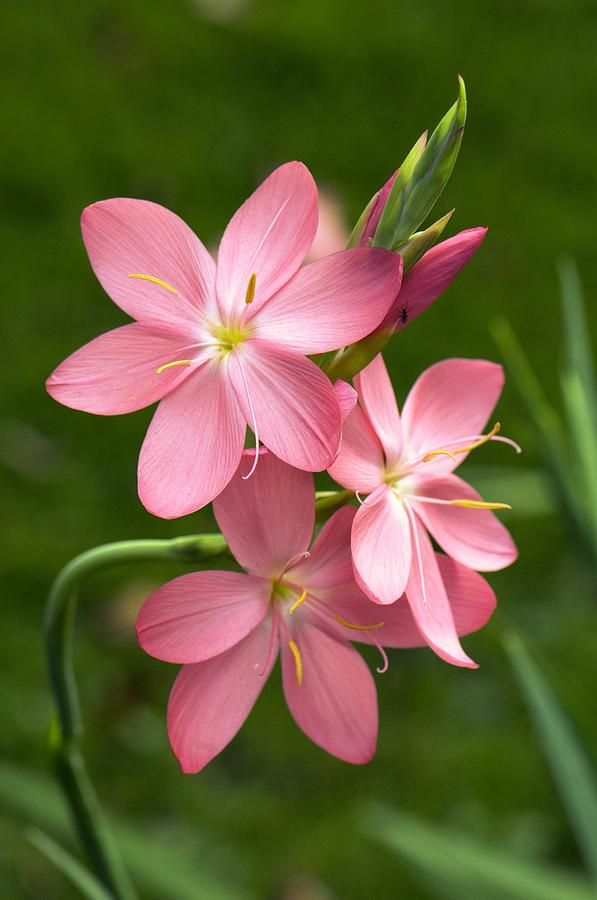
#> input picture PYQs/2023B1/flower.jpg, 597 x 900 px
$ python 03_histogram_stretching.py
#> lines starting #> are read from the running program, lines starting #| are printed output that depends on the picture
import cv2
import numpy as np
import matplotlib.pyplot as plt

img = cv2.imread("flower.jpg",0)
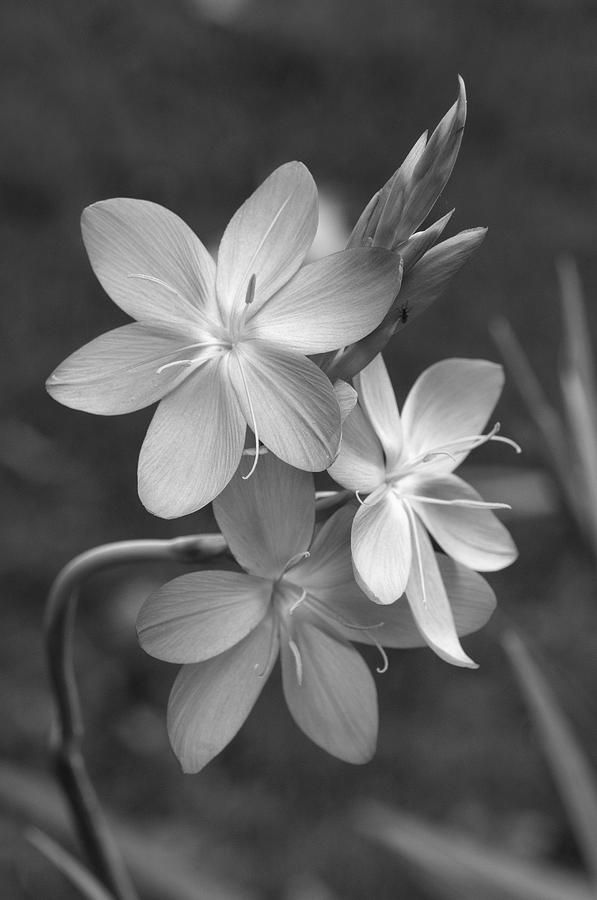
#> img: shape (900, 597); min 0, max 254, mean 93.3

def  histogram_stretching(img):
    #find maximum and minimum pixel
    min_pixel = np.min(img)
#> min_pixel = 0
    max_pixel = np.max(img)
#> max_pixel = 254

    ##stretch the pixel values to the full range (0-255)
    stretched_image = (img - min_pixel)*(255 / (max_pixel - min_pixel))

    #convert into uint8
    stretched_image = np.uint8(stretched_image)

    return stretched_image


if img is None:
    print("Error! image not found, check the file path")
else:
    enhanced_img = histogram_stretching(img)

    # Plotting
    plt.figure(figsize=(10, 10))

    plt.subplot(1,2,1)
    plt.title("Original image")
    plt.imshow(cv2.cvtColor(img, cv2.COLOR_BGR2RGB))

    plt.subplot(1,2,2)
    plt.title("Enhanced image")
    plt.imshow(cv2.cvtColor(enhanced_img, cv2.COLOR_BGR2RGB))

    plt.show()
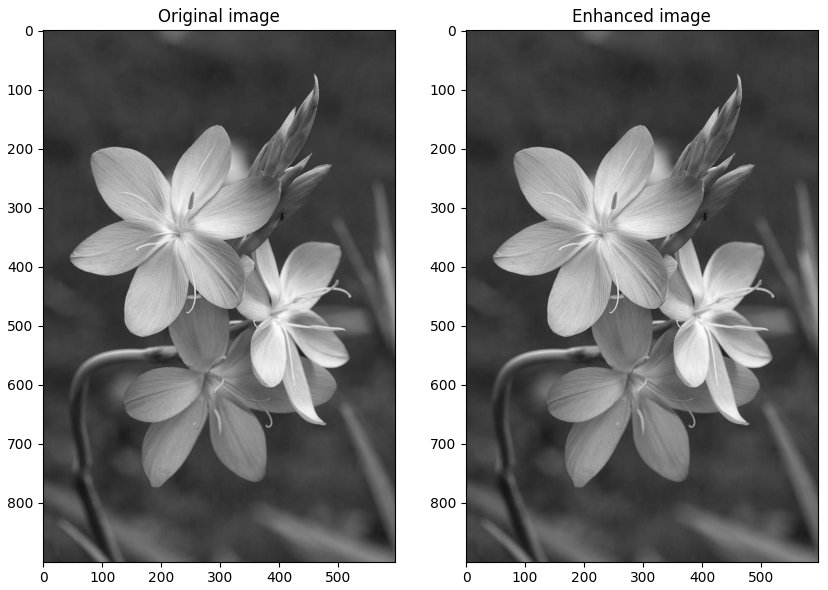
#> figure drawn by matplotlib, 2 panels


cv2.waitKey(0)
cv2.destroyAllWindows()
